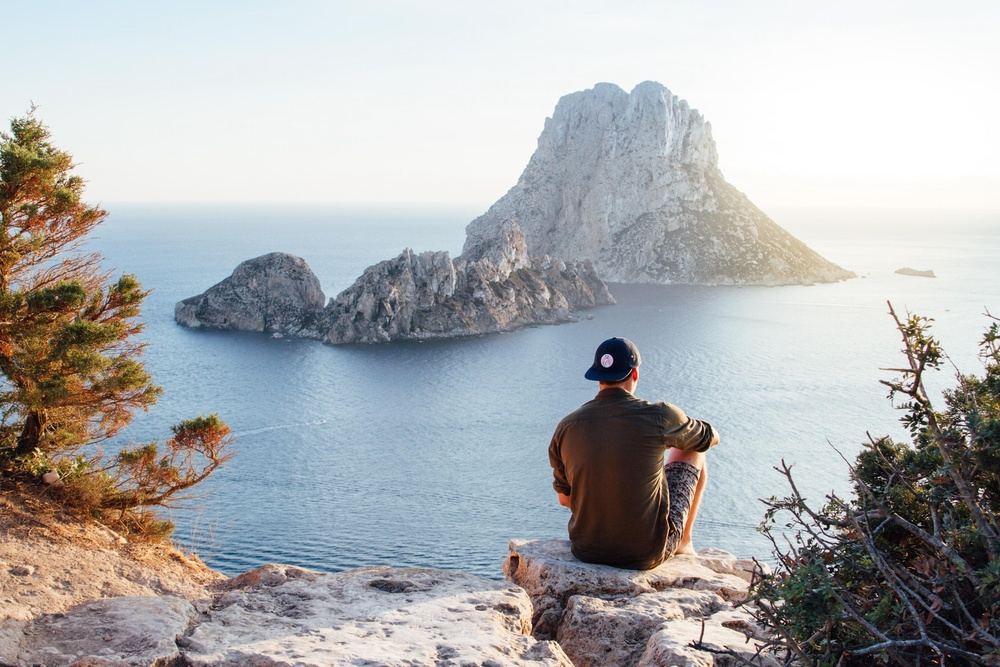
#> input picture images/adventure.jpeg, 1000 x 667 px, shrunk from 1920 x 1280 before the run, given in place of the camera
$ python '11_ Object_Detection_and_Object_Tracking_2.py'
#> lines starting #> are read from the running program, lines starting #| are printed output that depends on the picture; after the words box and inside, x2 and y2 are one past the last pixel; in counts of white or black regions, pixels touching at a corner belong together
"""
HSV: (Hue, Saturation, Value)
Hue: corresponds to the color components (base pigment), hence just by selecting a range of Hue you can select any color. (0-360)

Saturation: the amount of color. (depth of the pigment, dominance of Hue) (0-100%)

Value: the brightness of the color. (0-100%)

"""

import cv2
import numpy as np


def nothing(x):
    pass


cap = cv2.VideoCapture(0)

cv2.namedWindow("Tracking", cv2.WINDOW_NORMAL)
cv2.createTrackbar("LH", "Tracking", 0, 255, nothing)
#> slider 'LH' is set to 51
cv2.createTrackbar("LS", "Tracking", 0, 255, nothing)
#> slider 'LS' is set to 51
cv2.createTrackbar("LV", "Tracking", 0, 255, nothing)
#> slider 'LV' is set to 51
cv2.createTrackbar("UH", "Tracking", 255, 255, nothing)
cv2.createTrackbar("US", "Tracking", 255, 255, nothing)
cv2.createTrackbar("UV", "Tracking", 255, 255, nothing)

while(cap.isOpened()):
    #frame = cv2.imread('./images/smarties.png')
    _, frame = cap.read()
#> frame is the input picture: shape (667, 1000, 3); mean B, G, R 175.1, 174, 172.9

    hsv = cv2.cvtColor(frame, cv2.COLOR_BGR2HSV)
#> hsv: shape (667, 1000, 3); mean H, S, V 72.5, 42, 185.5

    l_h = cv2.getTrackbarPos("LH", "Tracking")
    l_s = cv2.getTrackbarPos("LS", "Tracking")
    l_v = cv2.getTrackbarPos("LV", "Tracking")

    u_h = cv2.getTrackbarPos("UH", "Tracking")
    u_s = cv2.getTrackbarPos("US", "Tracking")
    u_v = cv2.getTrackbarPos("UV", "Tracking")

    l_b = np.array([l_h, l_s, l_v])
    u_b = np.array([u_h, u_s, u_v])

    mask = cv2.inRange(hsv, l_b, u_b)
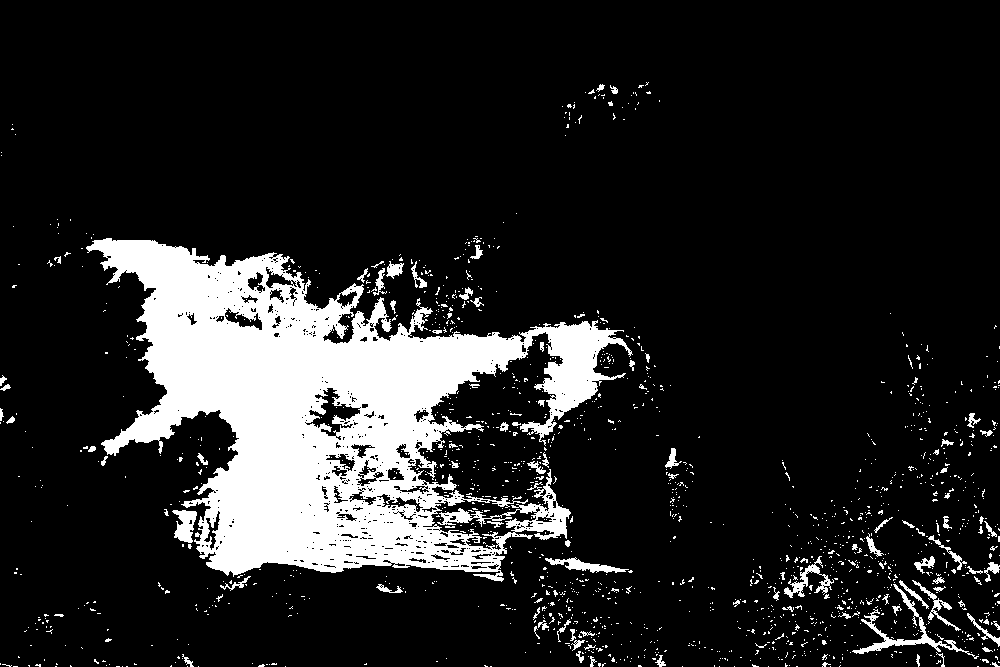
#> mask: shape (667, 1000); 14.3% white; 1499 white regions (1402 under 20 px), largest, box (x1, y1, x2, y2) and area: (86, 238, 633, 582) 82868, (852, 584, 979, 659) 1111, (784, 556, 834, 598) 536

    res = cv2.bitwise_and(frame, frame, mask=mask)
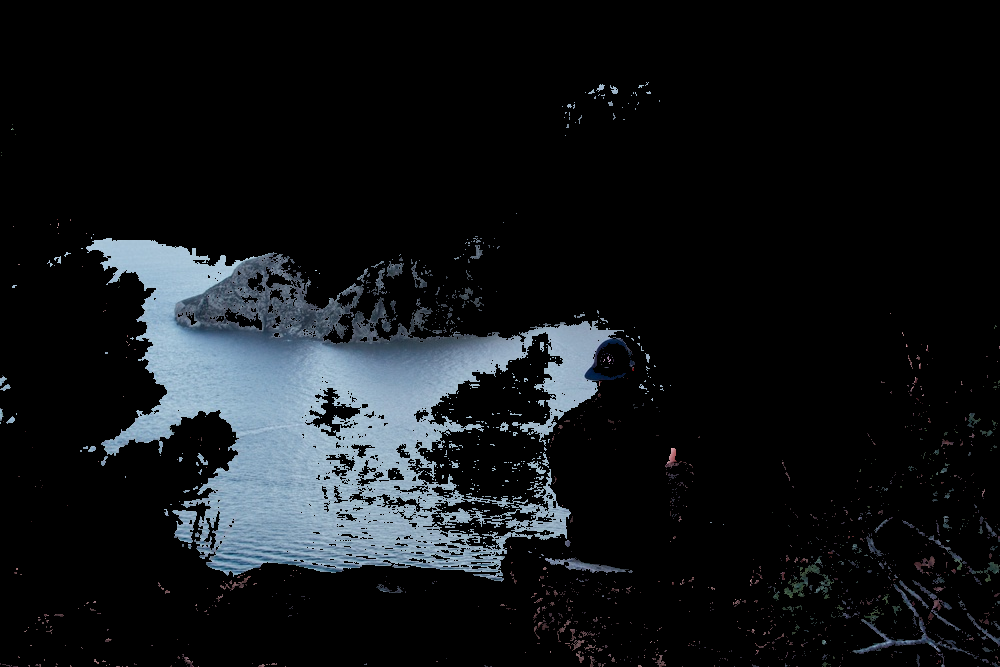
#> res: shape (667, 1000, 3); mean B, G, R 24, 21.3, 18.1

    cv2.imshow("frame", frame)
    cv2.imshow("mask", mask)
    cv2.imshow("res", res)

    key = cv2.waitKey(1)
#> (key Esc is pressed here)
    if key == 27:
        break

cv2.imwrite('object.jpg', frame)
cap.release()
cv2.destroyAllWindows()

$ run again, on images/baseball_ball.png
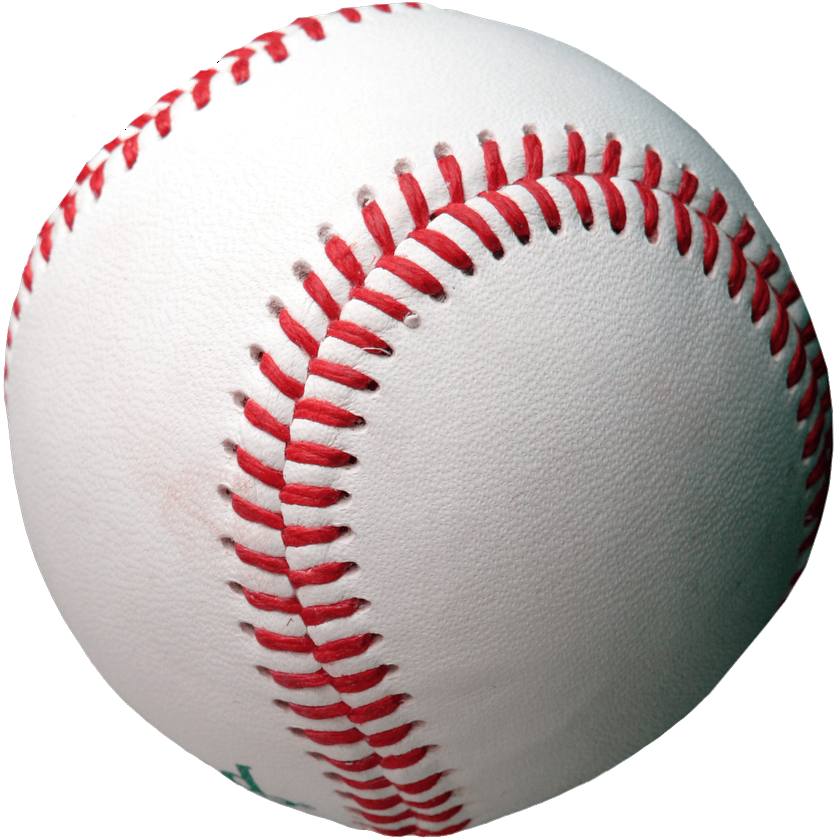
#> input picture images/baseball_ball.png, 840 x 840 px, shrunk from 1500 x 1500 before the run, given in place of the camera
#> frame is the input picture: shape (840, 840, 3); mean B, G, R 188.5, 188.8, 200.5
#> hsv: shape (840, 840, 3); mean H, S, V 32.9, 25.2, 201.8
#> `mask = cv2.inRange(hsv, l_b, u_b)`:
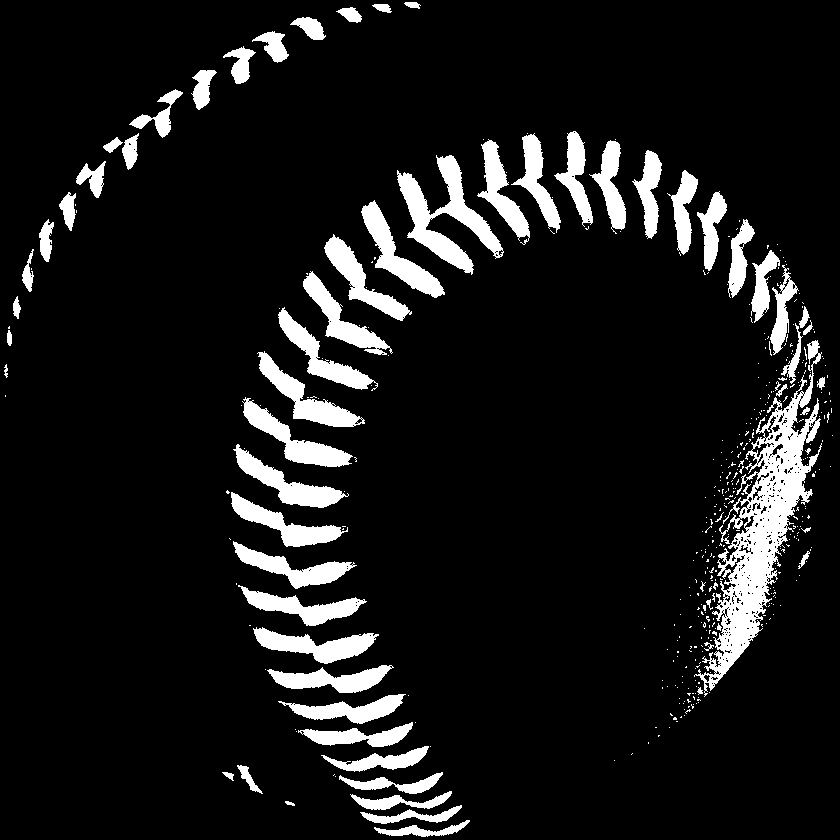
#> mask: shape (840, 840); 9.7% white; 434 white regions (368 under 20 px), largest, box (x1, y1, x2, y2) and area: (694, 340, 822, 697) 11806, (397, 155, 504, 275) 4185, (361, 200, 445, 298) 2295
#> `res = cv2.bitwise_and(frame, frame, mask=mask)`:
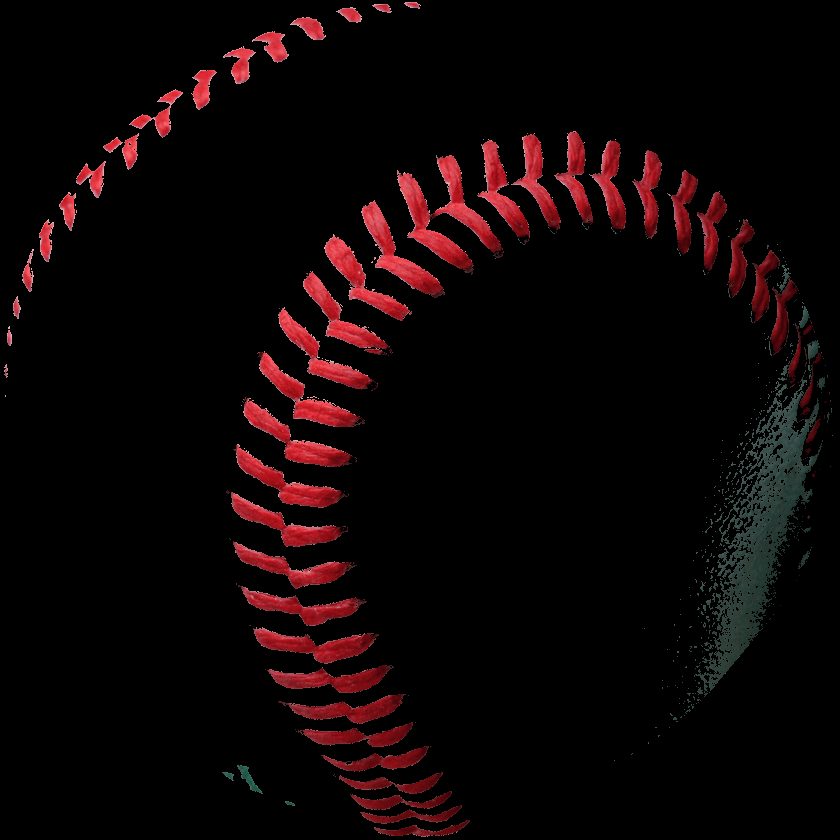
#> res: shape (840, 840, 3); mean B, G, R 5.3, 4.7, 13.9
